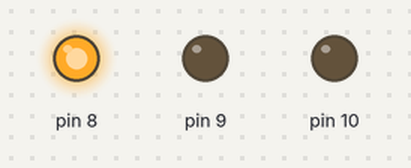
Bench run of a sketch on a simulated Arduino Uno, built with avr-gcc and run on an emulated ATmega328P. Shown: output pins drawn as LEDs (lit = HIGH).

Above: at 2.5 s.
At 6.2 s:
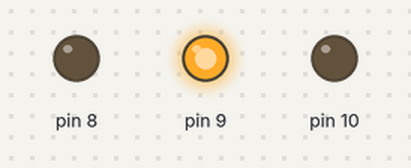
At 10.0 s:
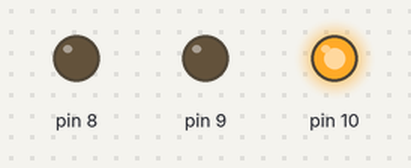
Timing chart, 0 to 16.3 s (numbered marks = the images above):
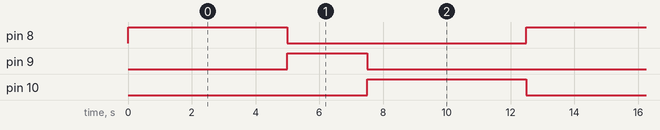

The sketch:

semaforo02.ino
```cpp
void setup() {
  pinMode(8,OUTPUT);
  pinMode(9,OUTPUT);
  pinMode(10,OUTPUT);
}

void loop() {
digitalWrite(8, HIGH);  //led verde acende
delay(5000);  //fica 2 segundos aceso
digitalWrite(8, LOW);  //led verde apaga
digitalWrite(9, HIGH);  //led amarelo acende
delay(2500);  //fica 1 segundo aceso
digitalWrite(9, LOW);  //led amarelo apaga
digitalWrite(10, HIGH);  //led vermelho acende
delay(5000);  //fica 2 segundos aceso
digitalWrite(10, LOW);  //led vermelho apaga

}
```

Measured:
- by itself, pin 8, pin 10: alternates HIGH for 5.0 s and LOW for 7.5 s
- by itself, pin 9: alternates HIGH for 2.5 s and LOW for 10.0 s
- by itself, everything shown: repeats every 12.5 s, in 4 steps
